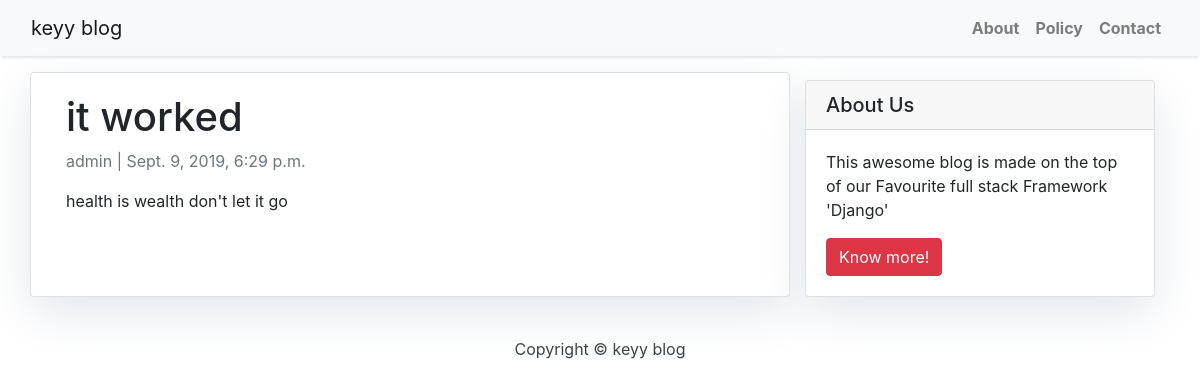
The app's page /it-worked/ with its own data.
### blog/models.py (models this page shows, shortened)
class Post(models.Model):
    title = models.CharField(max_length=200, unique=True)
    slug = models.SlugField(max_length=200, unique=True)
    author = models.ForeignKey(User, on_delete= models.CASCADE,related_name='blog_posts')
    updated_on = models.DateTimeField(auto_now= True)
    content = models.TextField()
    created_on = models.DateTimeField(auto_now_add=True)
    status = models.IntegerField(choices=STATUS, default=0)
    class Meta:
        ordering = ['-created_on']

### blog/views.py (the view)
# urls.py: path('<slug:slug>/', views.PostDetail.as_view(), name='post_detail'),
class PostDetail(generic.DetailView):
    model = Post
    template_name = 'post_detail.html'

### templates/post_detail.html (shortened to what this page needs)
<!DOCTYPE html>
<html>
    <head>
        <link rel="stylesheet" href="https://maxcdn.bootstrapcdn.com/bootstrap/4.0.0/css/bootstrap.min.css"
 />
    </head>
    <body>
   {% extends 'base.html' %} {% block content %}
<div class="container">
  <div class="row">
    <div class="col-md-8 card mb-4  mt-3 left  top">
      <div class="card-body">
        <h1>{% block title %} {{ object.title }} {% endblock title %}</h1>
        <p class=" text-muted">{{ post.author }} | {{ post.created_on }}</p>
        <p class="card-text ">{{ object.content | safe }}</p>
      </div>
    </div>
    {% block sidebar %} {% include 'sidebar.html' %} {% endblock sidebar %}
  </div>
</div>
{% endblock content %}

### templates/base.html (style rules this page uses)
body { font-family: "Roboto", sans-serif; font-size: 17px; background-color: #fdfdfd; }

### templates/sidebar.html (style rules this page uses)
.card { box-shadow: 0 16px 48px #E3E7EB; }

### records on screen
Post: title "it worked", author "admin", created_on "Sept. 9, 2019, 6:29 p.m.", content "health is wealth don't let it go"
